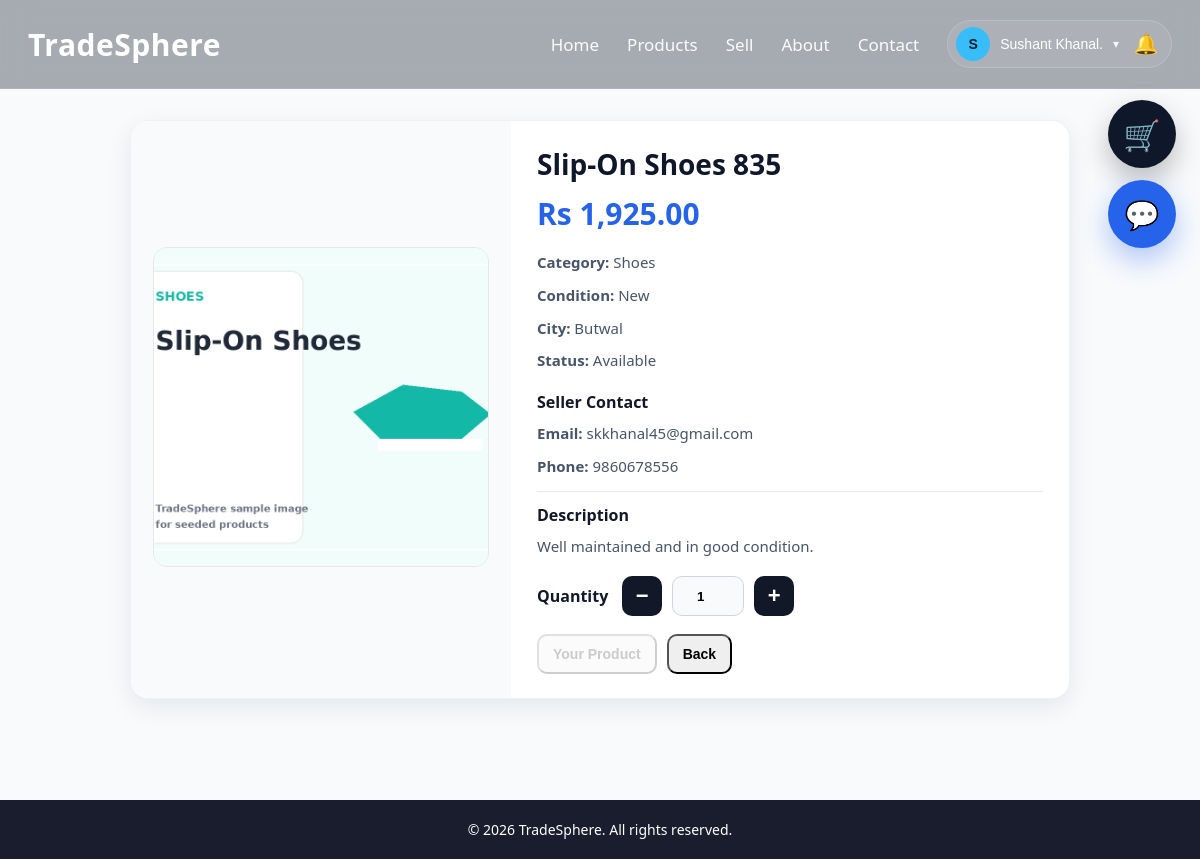
/product_details.php?id=78 (signed in), run on the app's committed database.
### tables this page shows
CREATE TABLE `users` (
  `id` int(11) NOT NULL,
  `name` varchar(100) DEFAULT NULL,
  `email` varchar(150) DEFAULT NULL,
  `password` varchar(255) DEFAULT NULL,
  `role` enum('user','admin') DEFAULT 'user',
  `is_verified` tinyint(1) DEFAULT 0,
  `email_otp` varchar(255) DEFAULT NULL,
  `otp_expires_at` datetime DEFAULT NULL,
  `reset_token` varchar(255) DEFAULT NULL,
  `reset_expires_at` datetime DEFAULT NULL,
  `created_at` timestamp NOT NULL DEFAULT current_timestamp(),
  `seller_status` enum('none','pending','approved','rejected') DEFAULT 'none',
  `seller_requested_at` datetime DEFAULT NULL,
  `seller_verified_at` datetime DEFAULT NULL
);

CREATE TABLE `products` (
  `id` int(11) NOT NULL,
  `user_id` int(11) DEFAULT NULL,
  `name` varchar(255) DEFAULT NULL,
  `category_id` int(11) DEFAULT NULL,
  `price` decimal(10,2) DEFAULT NULL,
  `city` varchar(100) DEFAULT NULL,
  `seller_email` varchar(150) DEFAULT NULL,
  `contact_number` varchar(20) DEFAULT NULL,
  `contact_info` varchar(255) DEFAULT NULL,
  `image` varchar(255) DEFAULT NULL,
  `description` text DEFAULT NULL,
  `product_condition` varchar(50) DEFAULT NULL,
  `status` enum('available','sold') DEFAULT 'available',
  `created_at` timestamp NOT NULL DEFAULT current_timestamp(),
  `average_rating` decimal(3,2) NOT NULL DEFAULT 0.00,
  `rating_count` int(11) NOT NULL DEFAULT 0,
  `ai_status` enum('approved','manual_review','skipped') DEFAULT 'skipped',
  `ai_reason` text DEFAULT NULL
);

CREATE TABLE `categories` (
  `id` int(11) NOT NULL,
  `name` varchar(100) NOT NULL
);

### includes/recommendation_helper.php (called while the page is built, shortened)
<?php
function getSimilarProducts($conn, $productId, $limit = 4) {
    $productId = (int)$productId;
    $targetRes = $conn->query("
        SELECT p.*, c.name AS category_name
        FROM products p
        LEFT JOIN categories c ON p.category_id = c.id
        WHERE p.id = $productId
        LIMIT 1
    ");
    $similar = [];
    usort($similar, function ($a, $b) {
        if ($a['recommendation_score'] == $b['recommendation_score']) {
            return (int)$b['id'] <=> (int)$a['id'];
        }
        return $b['recommendation_score'] <=> $a['recommendation_score'];
    });
    return array_slice($similar, 0, $limit);
}
?>

### product_details.php (the view, shortened to what this page needs)
<?php
include "config/db.php";
include "includes/recommendation_helper.php";
$productId = isset($_GET['id']) ? (int)$_GET['id'] : 0;
$res = $conn->query("
    SELECT p.*, c.name AS category_name
    FROM products p
    LEFT JOIN categories c ON p.category_id = c.id
    WHERE p.id = $productId
    LIMIT 1
");
$product = $res ? $res->fetch_assoc() : null;
$viewerId = 0;
if (isset($_SESSION['user'])) {
    $userEmail = $conn->real_escape_string($_SESSION['user']);
    $viewerRes = $conn->query("SELECT id FROM users WHERE email='$userEmail' LIMIT 1");
    $viewer = $viewerRes ? $viewerRes->fetch_assoc() : null;
    if ($viewer) {
        $viewerId = (int)$viewer['id'];
        $viewedCategoryId = (int)($product['category_id'] ?? 0);
        $recentViewCheck = $conn->query("
            SELECT id
            FROM product_views
            WHERE user_id = $viewerId
            AND product_id = $productId
            ORDER BY viewed_at DESC
            LIMIT 1
        ");
        if ($recentViewCheck && $recentViewCheck->num_rows > 0) {
            $row = $recentViewCheck->fetch_assoc();
            $viewId = (int)$row['id'];
            $conn->query("
                UPDATE product_views
                SET viewed_at = NOW(), category_id = $viewedCategoryId
                WHERE id = $viewId
            ");
        } else {
            $conn->query("
                INSERT INTO product_views (user_id, product_id, category_id)
                VALUES ($viewerId, $productId, $viewedCategoryId)
            ");
        }
    }
}
$similarProducts = getSimilarProducts($conn, $productId, 4);
?>
<!DOCTYPE html>
<html lang="en">
<head>
    <link rel="stylesheet" href="css/style.css">
</head>
<body>
<?php include "includes/navbar.php"; ?>
<div class="page-wrap">
    <div class="container product-detail-wrap">
        <div class="product-detail-card">
            <div class="product-detail-left">
                <div class="image-box">
                    <img src="uploads/<?php echo htmlspecialchars($product['image']); ?>" alt="Product Image">
                </div>
            </div>
            <div class="product-detail-right">
                <h2 class="product-detail-title"><?php echo htmlspecialchars($product['name']); ?></h2>
                <div class="product-detail-price">
                    Rs <?php echo number_format((float)$product['price'], 2); ?>
                </div>
                <p class="detail-meta"><strong>Category:</strong> <?php echo htmlspecialchars($product['category_name']); ?></p>
                <p class="detail-meta"><strong>Condition:</strong> <?php echo htmlspecialchars($product['product_condition']); ?></p>
                <p class="detail-meta"><strong>City:</strong> <?php echo htmlspecialchars($product['city']); ?></p>
                <p class="detail-meta"><strong>Status:</strong> <?php echo htmlspecialchars(ucfirst($product['status'])); ?></p>
                <div class="detail-section-title">Seller Contact</div>
                <p class="detail-meta"><strong>Email:</strong> <?php echo htmlspecialchars($product['seller_email']); ?></p>
                <p class="detail-meta"><strong>Phone:</strong> <?php echo htmlspecialchars($product['contact_number'] ?? 'Not provided'); ?></p>
                <?php if (!empty($product['description'])): ?>
                    <div class="detail-description">
                        <div class="detail-section-title" style="margin-top:0;">Description</div>
                        <p class="detail-meta"><?php echo nl2br(htmlspecialchars($product['description'])); ?></p>
                    </div>
                <?php endif; ?>
                <?php if (isset($_SESSION['user'])): ?>
                    <?php if ($product['status'] !== 'sold'): ?>
                        <form method="POST">
                            <div class="qty-row">
                                <label>Quantity</label>
                                <div class="qty-control">
                                    <button type="button" class="qty-btn" onclick="decreaseQty()">−</button>
                                    <input
                                        type="number"
                                        id="quantity"
                                        name="quantity"
                                        min="1"
                                        value="1"
                                        readonly
                                        required
                                    >
                                    <button type="button" class="qty-btn" onclick="increaseQty()">+</button>
                                </div>
                            </div>
                            <div class="detail-actions">
                                <?php if ((int)$product['user_id'] !== $viewerId): ?>
                                    <button type="submit" name="add_to_cart" class="small-btn dark">
                                        Add to Cart
                                    </button>
                                <?php else: ?>
                                    <button type="button" class="small-btn dark" disabled style="opacity:0.7; cursor:not-allowed;">
                                        Your Product
                                    </button>
                                <?php endif; ?>
                                <button type="button" onclick="window.history.back()" class="small-btn">
                                    Back
                                </button>
                            </div>
                        </form>
                    <?php endif; ?>
                <?php endif; ?>
            </div>
        </div>
    </div>
</div>
<footer>© 2026 TradeSphere. All rights reserved.</footer>
</body>
</html>

### includes/navbar.php (shortened to what this page needs)
<?php
include_once __DIR__ . "/../config/db.php";
$navUser = null;
$navCartCount = 0;
if (isset($_SESSION['user'])) {
    $navEmail = $conn->real_escape_string($_SESSION['user']);
    $navRes = $conn->query("
        SELECT id, name, email
        FROM users
        WHERE email='$navEmail'
        LIMIT 1
    ");
    $navUser = $navRes ? $navRes->fetch_assoc() : null;
    if ($navUser) {
        $navUserId = (int)$navUser['id'];
        $cartRes = $conn->query("
            SELECT SUM(quantity) AS total
            FROM cart
            WHERE user_id=$navUserId
        ");
        if ($cartRes) {
            $cartData = $cartRes->fetch_assoc();
            $navCartCount = (int)($cartData['total'] ?? 0);
        }
    }
}
$firstLetter = $navUser ? strtoupper(substr($navUser['name'], 0, 1)) : "U";
?>
<nav class="navbar">
    <div class="navbar-inner">
        <div class="logo">
            <a href="index.php">TradeSphere</a>
        </div>
        <div class="nav-links" id="navLinks">
            <a href="index.php">Home</a>
            <a href="products.php">Products</a>
            <a href="sell.php">Sell</a>
            <a href="index.php#about">About</a>
            <a href="index.php#contact">Contact</a>
            <?php if ($navUser): ?>
                <div class="profile-menu">
                    <div class="profile-combo">
                        <button type="button" class="profile-toggle" id="profileToggle">
                            <span class="profile-avatar">
                                <?php echo htmlspecialchars($firstLetter); ?>
                            </span>
                            <span class="profile-name">
                                <?php echo htmlspecialchars($navUser['name']); ?>
                            </span>
                            <span class="profile-caret">▾</span>
                        </button>
                        <button
                            type="button"
                            class="notification-btn"
                            onclick="toggleNotifications()"
                            title="Notifications"
                        >
                            🔔
                        </button>
                    </div>
                </div>
            <?php else: ?>
                <a href="login.php">Login</a>
                <a href="register.php" class="nav-btn">Register</a>
            <?php endif; ?>
        </div>
    </div>
</nav>
<?php if ($navUser): ?>
    <a
        href="cart.php"
        id="floatingCart"
        class="floating-cart <?php echo ($navCartCount > 0) ? 'cart-active' : ''; ?>"
        title="View Cart"
    >
        🛒
    </a>
    <a
        href="messages.php"
        id="floatingMessages"
        class="floating-message-btn"
        title="Messages"
    >
        💬
    </a>
<?php endif; ?>

### product_details.php (style rules this page uses)
.product-detail-wrap { max-width:980px;margin:0 auto; }
.product-detail-card { background:#fff;border-radius:18px;box-shadow:0 8px 24px rgba(15,23,42,.08);border:1px solid #eef2f7;overflow:hidden;display:grid;grid-template-columns:380px 1fr; }
.product-detail-left { background:#f8fafc;padding:22px;display:flex;align-items:center;justify-content:center; }
.product-detail-left img { width:100%;height:320px;object-fit:cover;border-radius:14px;border:1px solid #e5e7eb;background:#fff; }
.product-detail-right { padding:24px 26px; }
.product-detail-title { margin:0 0 10px;font-size:28px;color:#0f172a; }
.product-detail-price { font-size:30px;font-weight:700;color:#2563eb;margin-bottom:16px; }
.detail-meta { margin:8px 0;color:#475569;line-height:1.65;font-size:15px; }
.detail-section-title { margin:18px 0 8px;font-size:16px;font-weight:700;color:#111827; }
.detail-description { margin-top:12px;padding-top:12px;border-top:1px solid #e5e7eb; }
.qty-row { margin-top:18px;display:flex;align-items:center;gap:14px;flex-wrap:wrap; }
.qty-row label { font-weight:700;color:#111827; }
.qty-control { display:flex;align-items:center;gap:10px; }
.qty-btn { width:40px;height:40px;border:none;border-radius:10px; background:#111827;color:white;font-size:22px;font-weight:800; cursor:pointer;display:flex;align-items:center;justify-content:center; }
#quantity { width:72px;height:40px;text-align:center;font-weight:800; border:1px solid #d1d5db;border-radius:10px;background:#f8fafc; }
.detail-actions { display:flex;flex-wrap:wrap;gap:10px;margin-top:18px; }

### data on the page
users: name "S", name "Sushant Khanal."
products: image (picture), name "Slip-On Shoes 835", price "1,925.00", category.name "Shoes", product_condition "New", city "Butwal", status "Available", seller_email "skkhanal45@gmail.com", contact_number "9860678556", description "Well maintained and in good condition."
